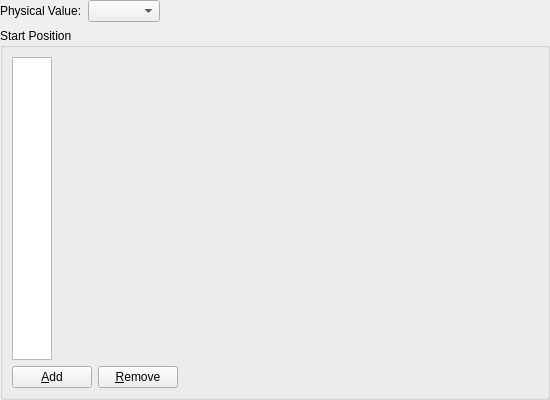
<?xml version="1.0" encoding="UTF-8"?>
<ui version="4.0">
 <class>Post3dWindowNodeVectorStreamlineGroupStructuredDataItem_SettingEditWidget</class>
 <widget class="QWidget" name="Post3dWindowNodeVectorStreamlineGroupStructuredDataItem_SettingEditWidget">
  <property name="geometry">
   <rect>
    <x>0</x>
    <y>0</y>
    <width>550</width>
    <height>400</height>
   </rect>
  </property>
  <property name="windowTitle">
   <string>Form</string>
  </property>
  <layout class="QVBoxLayout" name="verticalLayout">
   <property name="leftMargin">
    <number>0</number>
   </property>
   <property name="topMargin">
    <number>0</number>
   </property>
   <property name="rightMargin">
    <number>0</number>
   </property>
   <property name="bottomMargin">
    <number>0</number>
   </property>
   <item>
    <layout class="QHBoxLayout" name="horizontalLayout_2">
     <item>
      <widget class="QLabel" name="physValLabel">
       <property name="text">
        <string>Physical Value:</string>
       </property>
      </widget>
     </item>
     <item>
      <widget class="QComboBox" name="solutionComboBox"/>
     </item>
     <item>
      <spacer name="horizontalSpacer_4">
       <property name="orientation">
        <enum>Qt::Horizontal</enum>
       </property>
       <property name="sizeHint" stdset="0">
        <size>
         <width>40</width>
         <height>0</height>
        </size>
       </property>
      </spacer>
     </item>
    </layout>
   </item>
   <item>
    <widget class="QGroupBox" name="startPositionGroupBox">
     <property name="title">
      <string>Start Position</string>
     </property>
     <layout class="QVBoxLayout" name="verticalLayout_3">
      <item>
       <layout class="QHBoxLayout" name="horizontalLayout" stretch="0,1">
        <item>
         <widget class="QListWidget" name="startPositionListWidget">
          <property name="sizePolicy">
           <sizepolicy hsizetype="Fixed" vsizetype="Expanding">
            <horstretch>0</horstretch>
            <verstretch>0</verstretch>
           </sizepolicy>
          </property>
          <property name="maximumSize">
           <size>
            <width>40</width>
            <height>16777215</height>
           </size>
          </property>
         </widget>
        </item>
        <item>
         <layout class="QVBoxLayout" name="verticalLayout_2">
          <item>
           <widget class="Post3dWindowNodeVectorStreamlineGroupStructuredDataItem::SettingEditWidget::StartPositionEditWidget" name="startPositionWidget" native="true"/>
          </item>
          <item>
           <spacer name="verticalSpacer">
            <property name="orientation">
             <enum>Qt::Vertical</enum>
            </property>
            <property name="sizeHint" stdset="0">
             <size>
              <width>20</width>
              <height>18</height>
             </size>
            </property>
           </spacer>
          </item>
         </layout>
        </item>
       </layout>
      </item>
      <item>
       <layout class="QHBoxLayout" name="horizontalLayout_6">
        <item>
         <widget class="QPushButton" name="addButton">
          <property name="text">
           <string>&amp;Add</string>
          </property>
         </widget>
        </item>
        <item>
         <widget class="QPushButton" name="removeButton">
          <property name="text">
           <string>&amp;Remove</string>
          </property>
         </widget>
        </item>
        <item>
         <spacer name="horizontalSpacer_7">
          <property name="orientation">
           <enum>Qt::Horizontal</enum>
          </property>
          <property name="sizeHint" stdset="0">
           <size>
            <width>40</width>
            <height>20</height>
           </size>
          </property>
         </spacer>
        </item>
       </layout>
      </item>
     </layout>
    </widget>
   </item>
  </layout>
 </widget>
 <customwidgets>
  <customwidget>
   <class>Post3dWindowNodeVectorStreamlineGroupStructuredDataItem::SettingEditWidget::StartPositionEditWidget</class>
   <extends>QWidget</extends>
   <header>post/post3d/datamodel/private/post3dwindownodevectorstreamlinegroupstructureddataitem_settingeditwidget_startpositioneditwidget.h</header>
   <container>1</container>
  </customwidget>
 </customwidgets>
 <resources/>
 <connections/>
</ui>
